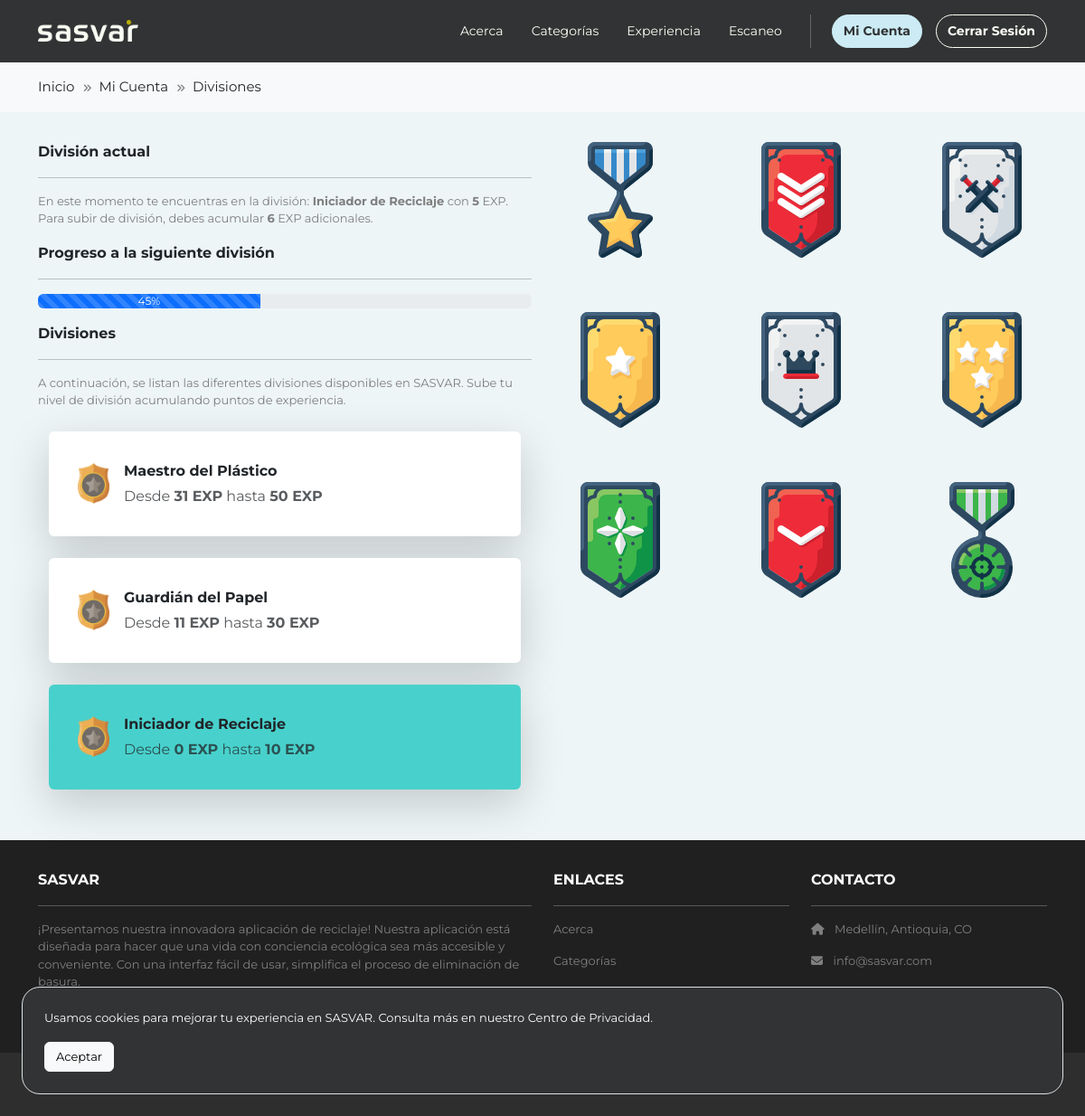
The app's page /mi-cuenta/divisiones (signed in) with its own data.
### accounts/models.py (models this page shows, shortened)
class Ranking(models.Model):
    name = models.CharField(max_length=100)
    level = models.PositiveIntegerField()
    from_points = models.PositiveIntegerField()
    to_points = models.PositiveIntegerField()
    image = models.ImageField(upload_to='rankings_images/', blank=True, null=True)

### accounts/views.py (the view)
# urls.py: path('divisiones', views.rankings, name='accounts.rankings'),
@login_required
def rankings(request):
    viewData = {}
    viewData["title"] = "Divisiones"
    viewData["breadcrumbItems"] = [
        {"name": "Inicio", "route": "home.index"},
        {"name": "Mi Cuenta", "route": "accounts.index"},
        {"name": "Divisiones", "route": "accounts.rankings"},
    ]
    viewData["rankings"] = Ranking.objects.order_by('-level')
    user_points = request.user.experience_points
    user_ranking = Ranking.objects.filter(from_points__lte=user_points, to_points__gte=user_points).first()
    pending_points = (user_ranking.to_points - user_points) + 1
    progress_percentage = 100 * (1 - (pending_points / (user_ranking.to_points + 1 - user_ranking.from_points)))
    viewData["user_points"] = user_points
    viewData["user_ranking_name"] = user_ranking.name
    viewData["user_pending_points"] = pending_points
    viewData["user_progress_percentage"] = round(progress_percentage)
    return render(request, 'accounts/rankings.html', {"viewData": viewData})

### accounts/templates/accounts/rankings.html
{% extends 'base.html' %}
{% block content %}
{% load static %}
<div class="p-3">
  <div class="container">
    <div class="row mt-3">
      <div class="col-md-6 col-lg-6 col-xl-6 mx-auto mb-3">
        <b>División actual</b>
        <hr />
        <p class="font-13 rc-footer-font">En este momento te encuentras en la división:
          <span class="fw-bold">{{ viewData.user_ranking_name }}</span> con
          <span class="fw-bold">{{ viewData.user_points }}</span> EXP. Para subir de división, debes acumular
          <span class="fw-bold">{{ viewData.user_pending_points }}</span> EXP adicionales.</p>
        <b>Progreso a la siguiente división</b>
        <hr />
        <p class="font-13 rc-footer-font">
          <div class="progress" role="progressbar" aria-label="Default striped example" aria-valuenow="10" aria-valuemin="0" aria-valuemax="100">
            <div class="progress-bar progress-bar-striped" style="width: {{ viewData.user_progress_percentage }}%">{{ viewData.user_progress_percentage }}%</div>
          </div>
        </p>
        <b>Divisiones</b>
        <hr />
        <p class="font-13 rc-footer-font">A continuación, se listan las diferentes divisiones disponibles en SASVAR.
          Sube tu nivel de división acumulando puntos de experiencia.</p>
          <div class="container mt-4">
            {% for ranking in viewData.rankings %}
            <div class="row justify-content-center">
              <div class="col-md-12">
                {% if viewData.user_ranking_name == ranking.name %}
                <div class="card shadow-lg p-3 mb-4 bg-turquoise rounded border-0">
                {% else %}
                <div class="card shadow-lg p-3 mb-4 bg-white rounded border-0">
                {% endif %}
                  <div class="card-body">
                    <div class="d-flex align-items-center">
                      <img src="{% static 'images/badge.png' %}"
                        alt="" style="width: 35px; height: 45px"
                      />
                      <div class="ms-3">
                        <p class="fw-bold mb-1">{{ ranking.name }}</p>
                        <p class="text-muted mb-0">
                          Desde <span class="fw-bold">{{ ranking.from_points }} EXP</span>
                          hasta <span class="fw-bold">{{ ranking.to_points }} EXP</span>
                        </p>
                      </div>
                    </div>
                  </div>
                </div>
              </div>
            </div>
            {% endfor %}
          </div>
      </div>
      <div class="col-md-6 col-lg-6 col-xl-6 mx-auto mb-3 text-center d-none d-md-block">
        <img src="{% static 'images/rankings.png' %}" class="max-width-100" alt="about" />
      </div>
    </div>
  </div>
</div>
{% endblock content %}

### recycling/static/css/style.css (style rules this page uses)
body { font-family: 'Montserrat'; background-color: #FFF; }
.rc-footer-font { color: #7F7F7F; }
.max-width-100 { max-width: 100%; }
.bg-turquoise { background-color: mediumturquoise; }
.font-13 { font-size: 13px; }

### records on screen
Ranking: user_ranking_name "Iniciador de Reciclaje", name "Iniciador de Reciclaje", from_points "0", to_points "10"
Ranking: name "Maestro del Plástico", from_points "31", to_points "50"
Ranking: name "Guardián del Papel", from_points "11", to_points "30"

### other values on screen
{{ item.name }} "Inicio"
{{ item.name }} "Mi Cuenta"
{{ item.name }} "Divisiones"
{{ viewData.user_points }} "5"
{{ viewData.user_pending_points }} "6"
{{ viewData.user_progress_percentage }} "45"
